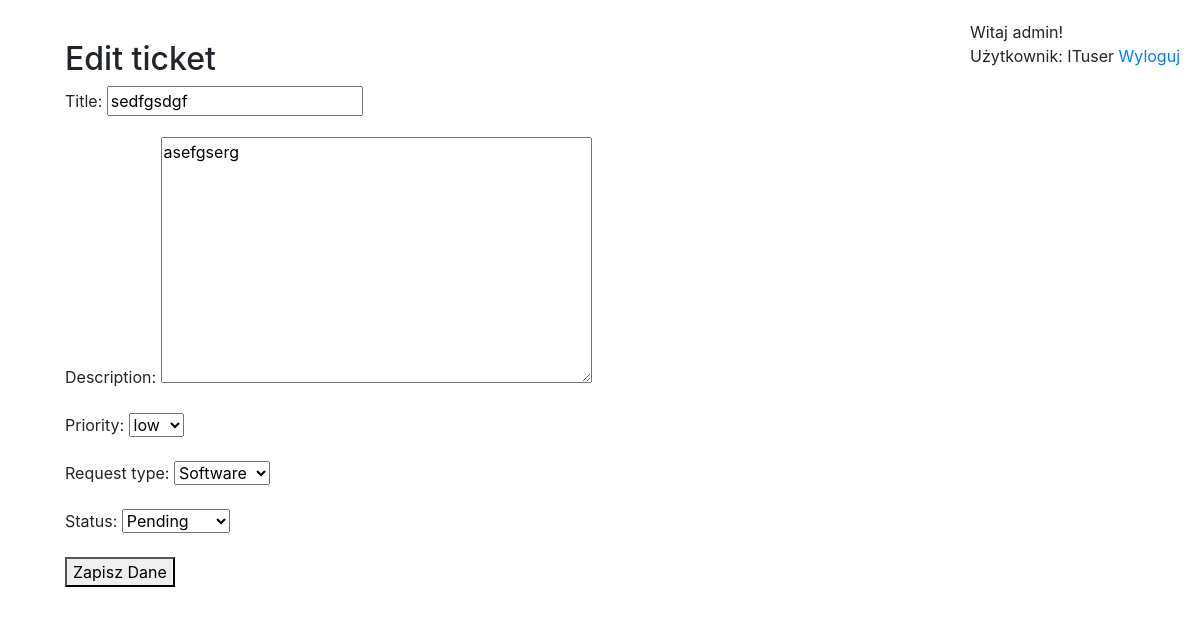
Screenshot of /ticket/edit/sedfgsdgf/ (signed in) with the database file from the repository.
### helpdeskapp/models.py (models this page shows, shortened)
class Ticket(models.Model):
    statuslist = (
        ('Pending', 'Pending'),
        ('In Progress', 'In Progress'),
        ('Completed', 'Completed'),
    )
    prioritylist = (
        ('low', 'low'),
        ('mid', 'mid'),
        ('high', 'high'),
    )
    request_typelist = (
        ('Software', 'Software'),
        ('Hardware', 'Hardware'),
        ('Network', 'Network'),
        ('Other', 'Other')
    )
    title = models.CharField(max_length=100)
    description = models.TextField()
    status = models.CharField(max_length=100, choices=statuslist, default='Pending')
    priority = models.CharField(max_length=100, choices=prioritylist, default='low')
    request_type = models.CharField(max_length=100, choices=request_typelist, default='Software')
    created_at = models.DateTimeField(auto_now_add=True)
    assigned_to = models.ForeignKey(User, on_delete=models.CASCADE, related_name='ticket_assigned_to', null=True, blank=True, default=None)
    updated_at = models.DateTimeField(auto_now=True)
    created_by = models.ForeignKey(User, on_delete=models.CASCADE, related_name='ticket_created_by')
    closed_at = models.DateTimeField(null=True, blank=True, default=None)
    objects = models.Manager() # default manager
    slug = models.SlugField(unique=True, default='default-slug')
    class Meta:
        ordering = ['-created_at']

### helpdeskapp/views.py (the view)
# urls.py: path('ticket/edit/<slug:slug>/', views.ticket_edit, name='ticket_edit'),
def ticket_edit(request, slug):
    ticket = get_object_or_404(Ticket, slug=slug)
    if request.method == "POST":
        form = EditTicketForm(request.POST, instance=ticket)
        if form.is_valid():
            ticket = form.save()
            messages.success(request, 'Zgłoszenie zostało zmienione.')
            return redirect('helpdeskapp:ticket_detail', slug=ticket.slug)
    else:
        form = EditTicketForm(instance=ticket)
    return render(request, 'helpdeskapp/tickets/ticket_edit.html', {'form': form})

### helpdeskapp/forms.py
class EditTicketForm(forms.ModelForm):
    title = forms.CharField(max_length=100)
    description = forms.CharField(widget=forms.Textarea)
    priority = forms.ChoiceField(choices=Ticket.prioritylist)
    request_type = forms.ChoiceField(choices=Ticket.request_typelist)
    status = forms.ChoiceField(choices=Ticket.statuslist)
    class Meta:
        model = Ticket
        fields = ('title', 'description', 'priority', 'request_type', 'status')

### helpdeskapp/templates/helpdeskapp/tickets/ticket_edit.html (shortened to what this page needs)
{% extends 'helpdeskapp/base.html' %}
{%load static %}
{% block content %}
  <h2>Edit ticket</h2>
  <form action = "" method="POST">
    {{ form.as_p }}
    <button type="submit">Zapisz Dane</button>
  </form>
{% endblock %}

### helpdeskapp/templates/helpdeskapp/base.html (shortened to what this page needs)
{% load static %}
<!DOCTYPE html>
<html lang="pl">
<head>
    <link href="{% static 'helpdeskapp/static/style.css' %}" rel="stylesheet">
    <link rel="stylesheet" href="https://stackpath.bootstrapcdn.com/bootstrap/4.5.0/css/bootstrap.min.css">
</head>
<body>
    {%if request.user.is_authenticated%}
    <span class = "user">
        {%if request.user.is_authenticated%}
            Witaj {{request.user.username}}!
            <br>
            Użytkownik: {{request.user.groups.all.0}}
            <a href="{% url 'helpdeskapp:logout' %}">Wyloguj</a>
        {%else%}
            <a href="{% url 'helpdeskapp:login' %}">Zaloguj</a>
        {%endif%}
    </span>
    <div class="container">
        <div class="content">
            {% block content %}
            {% endblock %}
        </div>
    </div>
    {%endif%}
</body>

### helpdeskapp/static/style.css (style rules this page uses)
body { font-family: Arial, sans-serif; margin: 0; padding: 0; background-color: #f0f0f0; }
.container { width: 80%; margin: 0 auto; }
.content { background-color: white; padding: 20px; margin-top: 20px; }
.user { position: fixed; right: 20px; top: 20px; }

### rows the page displays
Ticket: title "sedfgsdgf", description "asefgserg", priority "low", request_type "Software", status "Pending"

### other values shown
{{ request.user.username }} "admin"
{{ request.user.groups.all.0 }} "ITuser"
